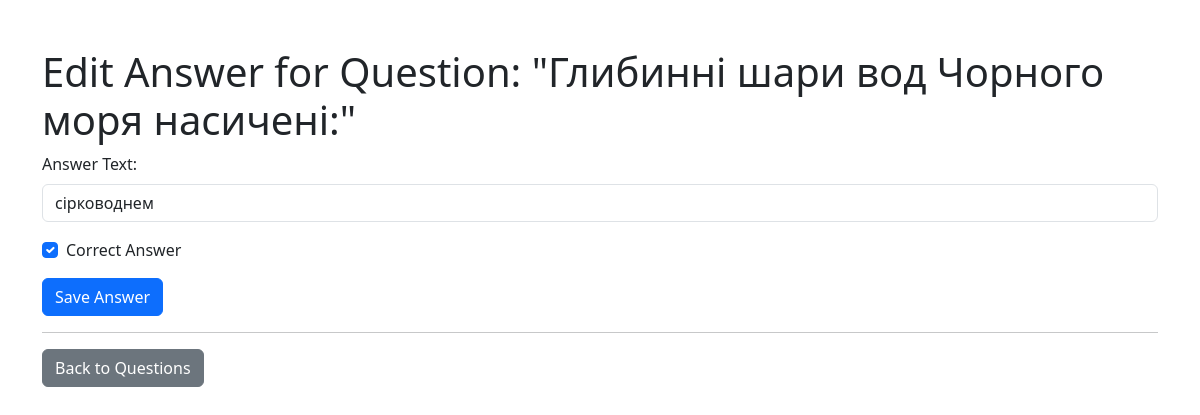
The page /answer/2/edit/ on the database its author committed.
### quiz/models.py (models this page shows, shortened)
class Question(models.Model):
    quiz = models.ForeignKey(Quiz, on_delete=models.CASCADE, related_name='questions')
    text = models.CharField(max_length=300)  # Поле для тексту питання, обмежене до 300 символів.

class Answer(models.Model):
    question = models.ForeignKey(Question, on_delete=models.CASCADE, related_name='answers')
    text = models.CharField(max_length=255)  # Поле для тексту відповіді, обмежене до 255 символів.
    is_correct = models.BooleanField(default=False)  # Логічне поле, яке визначає, чи є відповідь правильною.

### quiz/views.py (the view)
# urls.py: path('answer/<int:answer_id>/edit/', views.edit_answer, name='edit_answer'),
def edit_answer(request, answer_id):
    answer = get_object_or_404(Answer, id=answer_id)
    question = answer.question  # Отримуємо питання, до якого належить ця відповідь
    if request.method == "POST":
        answer.text = request.POST.get('text')
        answer.is_correct = 'is_correct' in request.POST
        answer.save()
        return redirect('manage_questions', quiz_id=question.quiz.id)
    return render(request, 'quiz/edit_answer.html', {'answer': answer, 'question': question})

### quiz/templates/quiz/edit_answer.html (shortened to what this page needs)
<!DOCTYPE html>
<html lang="en">
<head>
    <link href="https://cdn.jsdelivr.net/npm/bootstrap@5.3.0-alpha1/dist/css/bootstrap.min.css" rel="stylesheet">
</head>
<body>
<div class="container mt-5">
    <h1>Edit Answer for Question: "{{ question.text }}"</h1>
    <form method="POST">
        <div class="mb-3">
            <label for="text" class="form-label">Answer Text:</label>
            <input type="text" name="text" value="{{ answer.text }}" id="text" class="form-control" required>
        </div>
        <div class="form-check mb-3">
            <input type="checkbox" name="is_correct" {% if answer.is_correct %} checked {% endif %} id="is_correct" class="form-check-input">
            <label class="form-check-label" for="is_correct">Correct Answer</label>
        </div>
        <button type="submit" class="btn btn-primary">Save Answer</button>
    </form>
    <hr>
    <a href="{% url 'manage_questions' question.quiz.id %}" class="btn btn-secondary">Back to Questions</a>
</div>
</body>
</html>

### rows shown on the page
Question: text "Глибинні шари вод Чорного моря насичені:"
Answer: text "сірководнем", is_correct "☑"
